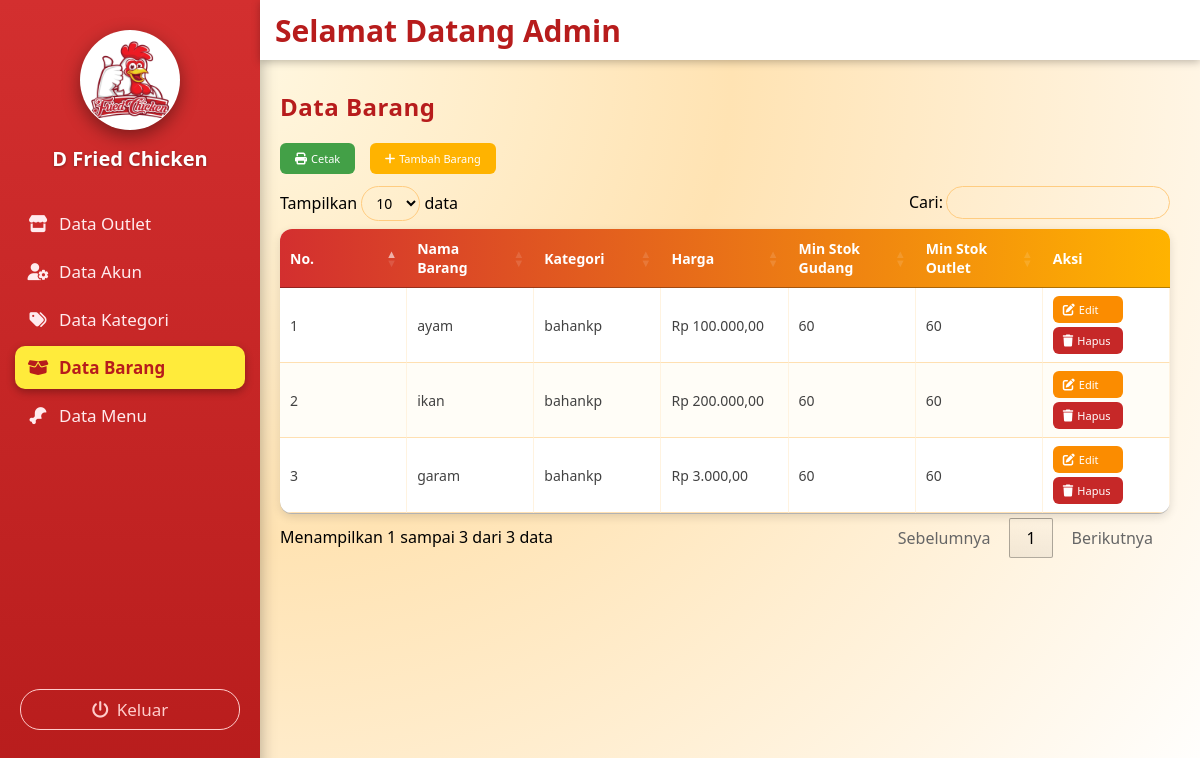
/admin/barang/barang.php (signed in), run on the app's committed database.
### tables this page shows
CREATE TABLE `barang` (
  `id_barang` int NOT NULL,
  `id_kategori` int NOT NULL,
  `nama_barang` varchar(15) NOT NULL,
  `kategori` varchar(15) NOT NULL,
  `harga` int NOT NULL,
  `minimal_stok_gudang` int NOT NULL,
  `minimal_stok_outlet` int NOT NULL
);

CREATE TABLE `kategori` (
  `id_kategori` int NOT NULL,
  `nama_kategori` varchar(15) NOT NULL
);

### admin/barang/barang.php (the view, shortened to what this page needs)
<?php
include '../../koneksi/sidebaradmin.php';
include '../../koneksi/koneksi.php';
?>
<link rel="stylesheet" href="https://cdn.datatables.net/1.13.6/css/jquery.dataTables.min.css">
<link rel="stylesheet" href="https://cdnjs.cloudflare.com/ajax/libs/font-awesome/6.5.0/css/all.min.css">
<div class="konten-utama">
  <h2>Data Barang</h2>
  <button class="tombol tombol-cetak"><i class="fa-solid fa-print"></i> Cetak</button>
  <button class="tombol tombol-tambah" onclick="tambahBarang()"><i class="fa-solid fa-plus"></i> Tambah Barang</button>
  <table id="tabel-barang" class="tabel-barang">
    <thead>
      <tr>
        <th>No.</th>
        <th>Nama Barang</th>
        <th>Kategori</th>
        <th>Harga</th>
        <th>Min Stok Gudang</th>
        <th>Min Stok Outlet</th>
        <th>Aksi</th>
      </tr>
    </thead>
    <tbody>
<?php
$no = 1;
$query = mysqli_query($conn, "
    SELECT b.id_barang, b.nama_barang, k.nama_kategori, b.harga, b.minimal_stok_gudang, b.minimal_stok_outlet
    FROM barang b
    LEFT JOIN kategori k ON b.id_kategori = k.id_kategori
    ORDER BY b.id_barang ASC
");
while ($row = mysqli_fetch_assoc($query)) {
?>
<tr>
    <td data-label="No"><?= $no++; ?></td>
    <td data-label="Nama Barang"><?= htmlspecialchars($row['nama_barang']); ?></td>
   <td data-label="Kategori"><?= htmlspecialchars($row['nama_kategori'] ?? 'Tidak ada kategori'); ?></td>
    <td data-label="Harga">Rp <?= number_format($row['harga'], 2, ',', '.'); ?></td>
    <td data-label="Minimal Stok Gudang"><?= $row['minimal_stok_gudang']; ?></td>
    <td data-label="Minimal Stok Outlet"><?= $row['minimal_stok_outlet']; ?></td>
    <td data-label="Aksi">
        <button class="tombol tombol-edit" onclick="editBarang(<?= $row['id_barang']; ?>)">
            <i class="fa-solid fa-pen-to-square"></i> Edit
        </button>
        <button class="tombol tombol-hapus" onclick="hapusBarang(<?= $row['id_barang']; ?>)">
            <i class="fa-solid fa-trash"></i> Hapus
        </button>
    </td>
</tr>
<?php } ?>
    </tbody>
  </table>
</div>

### koneksi/sidebaradmin.php (style rules this page uses)
* { margin: 0; padding: 0; box-sizing: border-box; font-family: 'Segoe UI', Tahoma, Geneva, Verdana, sans-serif; }
body { display: flex; min-height: 100vh; background: #f3f3f3; overflow-x: hidden; }

### admin/barang/barang.php (style rules this page uses)
.konten-utama { margin-left:250px; margin-top:60px; padding:30px; min-height:calc(100vh - 60px); background: radial-gradient(circle at top left, #fff7e0 0%, #ffe3b3 40%, #ffffff 100%); font-family:Arial,sans-serif; }
.konten-utama h2 { margin-bottom:20px; color:#b71c1c; font-weight:700; letter-spacing:.5px; }
.tombol { border:none; border-radius:6px; cursor:pointer; color:white; font-size:11px; transition:0.25s; display:inline-flex; align-items:center; gap:4px; }
.tombol i { font-size:12px; }
.tombol-tambah { background:#ffb300; margin-bottom:12px; padding:8px 15px; }
.tombol-cetak { background:#43a047; margin-right:10px; padding:8px 15px; }
.tombol-edit { background:#fb8c00; min-width:70px; margin-bottom:4px; padding:6px 10px; }
.tombol-hapus { background:#c62828; min-width:70px; padding:6px 10px; }
.tabel-barang { width:100%; border-collapse:collapse; background:white; border-radius:12px; overflow:hidden; box-shadow:0 3px 10px rgba(0,0,0,0.12); table-layout:fixed; }
.tabel-barang thead tr { background: linear-gradient(90deg, #d32f2f, #ffb300); }
.tabel-barang th { color:#ffffff; text-align:left; padding:12px 15px; font-weight:600; font-size:14px; }
.tabel-barang td { padding:10px 15px; border-bottom:1px solid #ffe0b2; border-right:1px solid #fff3e0; font-size:14px; color:#424242; }
.tabel-barang tr:nth-child(even) { background:#fffdf7; }

### data on the page
barang: nama_barang "ayam", id_kategori.nama_kategori "bahankp", harga "100.000,00", minimal_stok_gudang "60", minimal_stok_outlet "60"
barang: nama_barang "ikan", id_kategori.nama_kategori "bahankp", harga "200.000,00", minimal_stok_gudang "60", minimal_stok_outlet "60"
barang: nama_barang "garam", id_kategori.nama_kategori "bahankp", harga "3.000,00", minimal_stok_gudang "60", minimal_stok_outlet "60"
